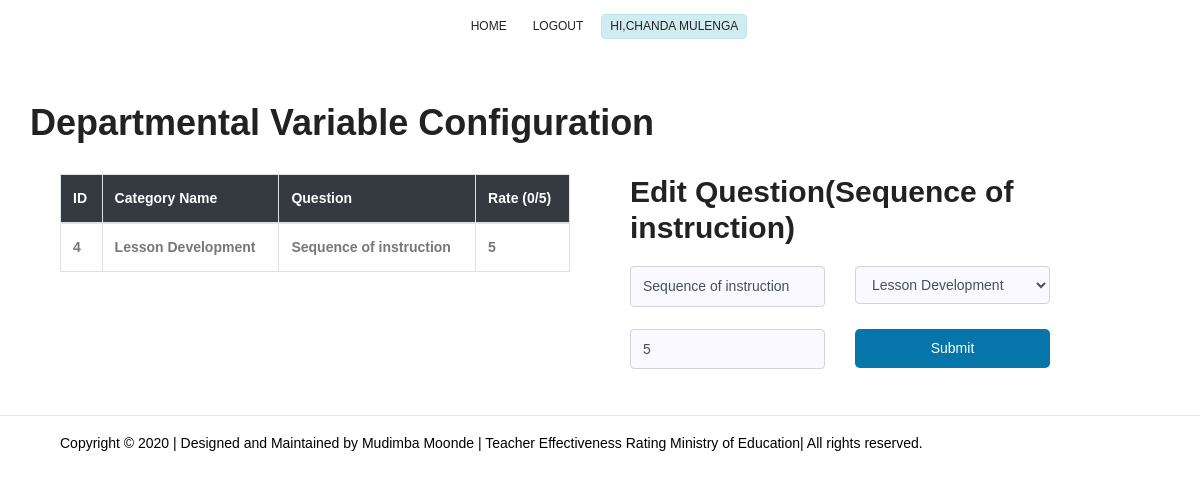
The page /edit_do.php?evalID=4 (signed in) on the database its author committed.
### tables this page shows
CREATE TABLE IF NOT EXISTS `questionsheet` (
  `evaID` int(10) NOT NULL AUTO_INCREMENT,
  `catID` int(10) NOT NULL,
  `VariableName` varchar(200) DEFAULT NULL,
  `Mark` int(20) DEFAULT NULL,
  PRIMARY KEY (`evaID`)
);

CREATE TABLE IF NOT EXISTS `category` (
  `catID` int(10) NOT NULL AUTO_INCREMENT,
  `catName` varchar(200) DEFAULT NULL,
  PRIMARY KEY (`catID`)
);

### edit_do.php (the view, shortened to what this page needs)
<?php
$evalID = $_GET["evalID"];
?>
<?php include "includes/hearder.php"; ?>
<br>
<br>
<br>
<section class="feature-area" id="service">
    <div class="container">
        <?php
        $sql = "SELECT*FROM questionsheet AS q INNER JOIN category AS c ON q.catID = c.catID WHERE evaID=?";
        $binder = $connect->prepare($sql);
        $binder->bindValue(1,$evalID);
        $binder->execute();
        $row = $binder->fetch(PDO::FETCH_OBJ);
        $m = $row->Mark;
        ?>
        <div class="row justify-content-between">
            <h1>Departmental Variable Configuration</h1>
            <div  class="col-lg-6 col-md-6 booking-right" id="cat">
                <table class="table table-bordered">
                    <thead class="bg-dark text-white">
                    <th>ID</th>
                    <th>Category Name</th>
                    <th>Question </th>
                    <th>Rate (0/5)</th>
                    </thead>
                    <tbody>
                    <th><?php echo $evalID ?></th>
                    <th><?php echo $row->catName ?></th>
                    <th><?php echo $row->VariableName ?> </th>
                    <th><?php echo  $row->Mark ?></th>
                    </tbody>
                </table>
            </div>
            <div  class="col-lg-6 col-md-6 booking-right" id="cat">
                <h2 class="mb-20">Edit Question(<?php echo $row->VariableName ?>)</h2>
                <form method="post">
                    <div class="row">
                        <div class="col-md-5">
                            <input class="form-control" type="text" name="qu"  id="qu"  value="<?php echo $row->VariableName ?>" placeholder="Question Name" required>
                        </div>
                        <div class="col-md-5">
                            <select class="form-control" name="catID"  id="catID"  required>
                                <option><?php echo $row->catName ?></option>
                            </select>
                        </div>
                    </div>
                    <br>
                    <div class="row">
                        <div class="col-md-5">
                            <input class="form-control" type="number" name="mark" value="<?php echo  $m;?>"  id="mark"  placeholder="mark Name" required>
                        </div>
                        <div class="col-md-5">
                            <button id="sbt_update" class="btn btn-default btn-lg btn-block text-center">Submit</button>
                        </div>
                    </div>
                </form>
            </div>
        </div>
    </div>
</section>
<?php include "includes/footer.php"; ?>

### css/main.css (style rules this page uses)
body { color: #777777; font-family: "Poppins", sans-serif; font-size: 14px; font-weight: 300; line-height: 1.625em; position: relative; }
select { display: block; }
h1, h2, h3, h4, h5, h6 { font-family: "Poppins", sans-serif; color: #222222; line-height: 1.2em !important; margin-bottom: 0; margin-top: 0; font-weight: 600; }
h1, .h1 { font-size: 36px; }
h2, .h2 { font-size: 30px; }
td, th { border-radius: 0px; }
.mb-20 { margin-bottom: 20px; }
.text-white { color: #fff; }
.text-center { text-align: center; }
h1 { font-size: 36px; }
h2 { font-size: 30px; }
h1, h2, h3, h4, h5, h6 { line-height: 1.5em; }
.booking-right { background-color: #fff; padding: 30px; }
.booking-right .form-control { padding: 0.535rem 0.75rem !important; font-size: 14px; background-color: #f9f9ff; margin-bottom: 20px; }
.booking-right .form-control:last-child { margin-bottom: 0px; }
.booking-right .btn { background-color: #0676aa; color: #fff; font-size: 14px; text-transform: capitalize; }
.feature-area { background-color: #fff; }

### rows shown on the page
questionsheet: catID.catName "Lesson Development", VariableName "Sequence of instruction", Mark "5", qu "Sequence of instruction", catID "Lesson Development", mark "5"

### other values the page prints
$_SESSION['fname'] "CHANDA"
$_SESSION["surname"] "MULENGA"
$evalID "4"
